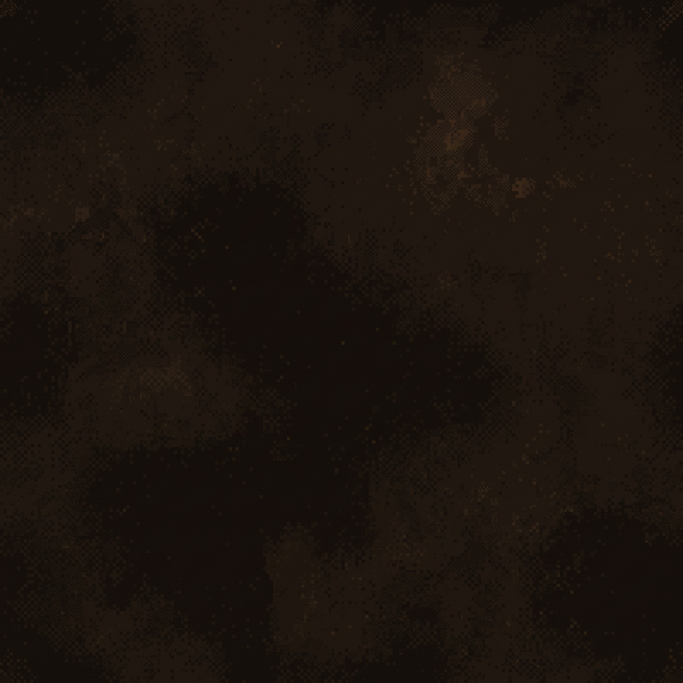
#> input picture docs/art/map_dark_vellum_source.jpg, 2048 x 2048 px, found by its file name (shown at 1/3 size)
$ python make_map_assets.py
#> lines starting #> are read from the running program, lines starting #| are printed output that depends on the picture
"""Builds the expedition map's surface texture and its stand-in icons.

The vellum is the designer's AI-generated dark vellum (source
docs/art/map_dark_vellum_source.jpg, prompt in docs/DEsign/Requirements_
Expedition Map.md, section 9). At 2048px it would cost the game 2MB for a
backdrop that sits under ink washes, so it is downscaled to 512px and quantised
to the game's flat, posterised look.

The icons are stand-ins until the generated icon sheet arrives: Kenney's Game
Icons (docs/game_assets, licensed), white silhouettes on transparency, scaled
to 48px. The map tints them at draw time, so one white icon serves every state.

Run from the repo root:  python tools/make_map_assets.py
"""
import os

from PIL import Image

OUT = os.path.join("assets", "images", "map")
VELLUM_SRC = os.path.join("docs", "art", "map_dark_vellum_source.jpg")
VELLUM_SIZE = 512
VELLUM_COLOURS = 12

KENNEY = os.path.join("docs", "game_assets", "Kenney Game Assets 1 version 42", "2D assets")
BASE = os.path.join(KENNEY, "Game Icons", "PNG", "White", "2x")
EXPANSION = os.path.join(KENNEY, "Game Icons Expansion", "PNG", "White", "2x")
ICON_SIZE = 48

# map icon name -> Kenney source
ICONS = {
    "home": os.path.join(BASE, "home.png"),
    "shelter": os.path.join(BASE, "home.png"),
    "castle": os.path.join(BASE, "warning.png"),
    "seal": os.path.join(BASE, "star.png"),
    "seal_won": os.path.join(BASE, "checkmark.png"),
    "ladder_up": os.path.join(BASE, "arrowUp.png"),
    "ladder_down": os.path.join(BASE, "arrowDown.png"),
    "player": os.path.join(BASE, "up.png"),
    "waypoint": os.path.join(EXPANSION, "flag.png"),
    "grave": os.path.join(BASE, "cross.png"),
    "portal": os.path.join(BASE, "target.png"),
    "pin_danger": os.path.join(BASE, "warning.png"),
    "pin_loot": os.path.join(EXPANSION, "coin.png"),
    "pin_return": os.path.join(BASE, "return.png"),
    "pin_trader": os.path.join(BASE, "shoppingBasket.png"),
    "pin_locked": os.path.join(BASE, "locked.png"),
    "pin_unknown": os.path.join(BASE, "question.png"),
}


def make_vellum():
    src = Image.open(VELLUM_SRC).convert("RGB")
#> src is the input picture: PIL image 2048x2048 RGB; mean R, G, B 27.7, 19.8, 14
    small = src.resize((VELLUM_SIZE, VELLUM_SIZE), Image.LANCZOS)
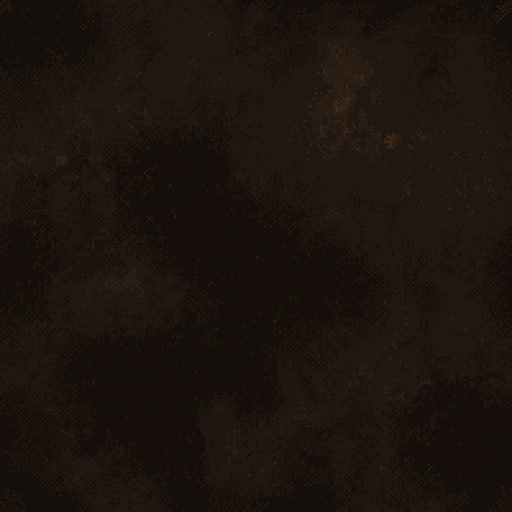
#> small: PIL image 512x512 RGB; mean R, G, B 27.7, 19.8, 14
    flat = small.quantize(colors=VELLUM_COLOURS, method=Image.MEDIANCUT).convert("RGB")
    flat.save(os.path.join(OUT, "dark_vellum.png"))


def make_icons():
    os.makedirs(os.path.join(OUT, "icons"), exist_ok=True)
    for name, path in ICONS.items():
#> (the run stopped early here; a loop or call above may not have finished)
